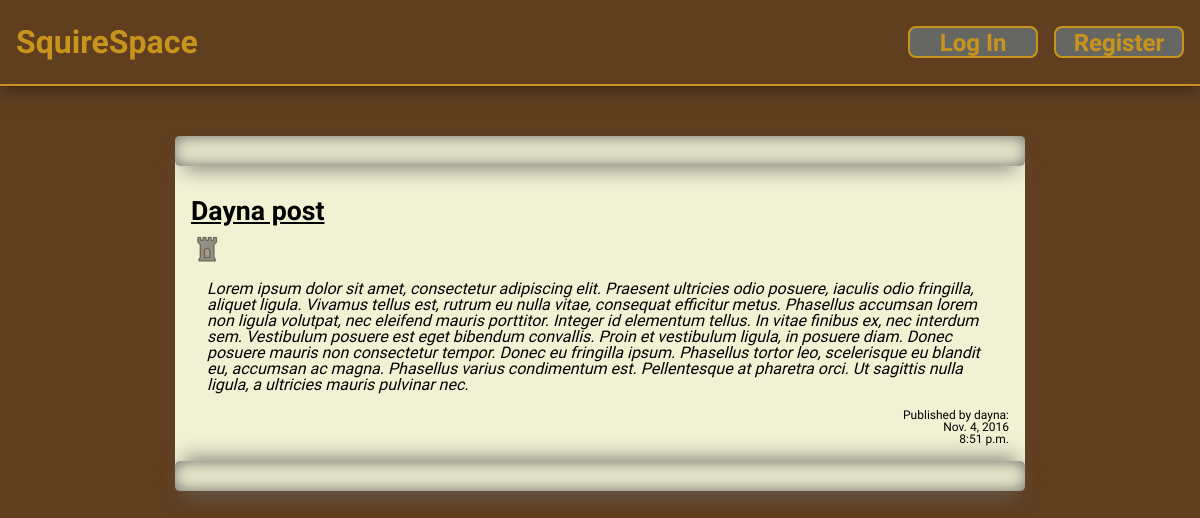
The app's page /post/38/, older data.
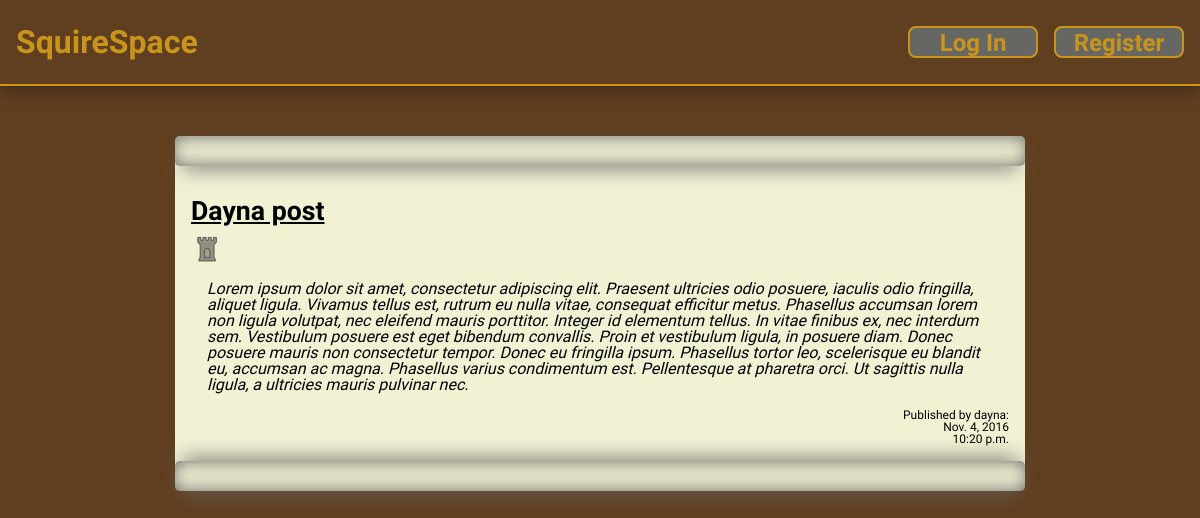
The same page, newer data.
### blog/models.py (models this page shows, shortened)
class Post(models.Model):
	author = models.ForeignKey('auth.User')
	title = models.CharField(max_length=200)
	text = models.TextField()
	created_date = models.DateTimeField(
		default=timezone.now)
	published_date = models.DateTimeField(
		blank = True, null = True)
	image = models.ImageField(upload_to='',default='default.png', blank=True)

### blog/views.py (the view)
# urls.py: url(r'^post/(?P<pk>\d+)/$', views.post_detail, name='post_detail'),
def post_detail(request, pk):
    post = get_object_or_404(Post, pk=pk)
    if request.method == "POST":
        form = CommentForm(request.POST)
        if form.is_valid():
            comment = form.save(commit=False)
            comment.post = post
            comment.author = request.user
            comment.save()
            return redirect('post_detail', pk=post.pk)
    else:
        form = CommentForm()
    return render(request, 'blog/post_with_comments.html', {'form': form,'post': post})

### blog/templates/blog/post_with_comments.html (shortened to what this page needs)
{% extends 'blog/base.html' %}
{% block content %}
{% load staticfiles %}
    <div class="post-page">
        <div class="post">
            <div class="post-roll post-header"></div>
            <div class="post-content">
            <h1 class="post-title">{{ post.title }}</h1>
            <img class="post-image image" src="/media/{{ post.image }}">
            <p class="post-text">{{ post.text|linebreaksbr }}</p>
            <p class="post-publish-info">Published by {{ post.author }}:</br>{{ post.published_date.date }}</br>{{ post.published_date.time }}</p>
        </div>
            <div class="post-roll post-footer"></div>
        </div>
    </div>
{% endblock %}

Row changes from the older to the newer data that the page shows:
changed Post "Dayna post": published_date.time "8:51 p.m." → "10:20 p.m."
